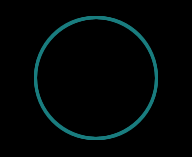
Frame 1 (no input)
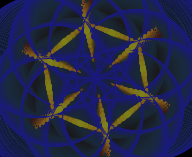
Frame 60 (the mouse pressed at the canvas centre just before this capture)
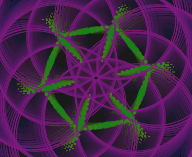
Frame 120 (the mouse held since frame 60 and released just before this capture)

The Processing sketch that drew these frames (run headless with seeded random() and noise(); from frame 60 on, the mouse is pressed at the canvas centre):

// Processing sketch: SacredJS
// ── SacredJS.pde
/*
 * Sagrada
 * #ProgramaLaPlaza
 * 
 * Soma Holiday
 * somaholiday@gmail.com
 * @somahol
 */

ArrayList<Emitter> emitters;

//int SIZE = 500;
int SIZE = 157;
// size of particles when created
int BIRTHSIZE = SIZE/30;
// how many frames a particle will last ( NOTE: high values of this can degrade performance... )
float LIFESPAN = SIZE*2/10;
// how frequently new particles are born (every x frames)
int FREQUENCY = 5;
// how many particle streams each emitter has
int NUM_STREAMS = 2;
int POINTS = 12;

int ELLIPSE_R = 121;

int HALF_POINTS_LU = POINTS/2;
float ANGLE_LU = TWO_PI/HALF_POINTS_LU;

void setup() {
  size(192, 157); 
  background(0); 
  frameRate(25);
  
  colorMode(HSB, 360, 100, 100);

  emitters = new ArrayList<Emitter>();
  float radius = width/4;
  float angle;
  float x;
  float y;

  for (int i=0; i < POINTS; i++) {
    angle = i*TWO_PI/POINTS;
    x = (cos(angle) * radius);
    y = (sin(angle) * radius);
    Emitter e = new Emitter(new PVector(x, y));
    e.rotation = angle*2;
    emitters.add(e);
  }
}

void draw() {
  pushStyle();
  fill(0, 0, 0, 5);
  noStroke();
  rect(-1, -1, width+1, height+1);
  popStyle();

  pushMatrix();
  translate(width/2, height/2);
  rotate(cos(radians(frameCount/3))*PI);

  float radius = sin(radians(frameCount*2)/2) * (width/4);
  float angle;
  float x;
  float y;

  pushStyle();

  // ELLIPSES 1
  fill(0, 0, 0, 2);
  stroke((frameCount + 180) % 360, 80, 50);
  for (int i=0; i < HALF_POINTS_LU; i++) {
    angle = i*ANGLE_LU;
    x = (cos(angle) * radius);
    y = (sin(angle) * radius);

    ellipse(x, y, ELLIPSE_R, ELLIPSE_R);
  }

  // EMITTERS
  for (Emitter e : emitters) {
    e.run();
  }

  // ELLIPSES 2
  noFill();
  stroke((frameCount + 180) % 360, 80, 50);
  for (int i=0; i < HALF_POINTS_LU; i++) {
    angle = i*ANGLE_LU + HALF_PI;
    x = (cos(angle) * radius*1.5);
    y = (sin(angle) * radius*1.5);

    ellipse(x, y, ELLIPSE_R, ELLIPSE_R);
  }
  popStyle();
  
  popMatrix();

//  fill(0, 0, 100);
//  text(frameRate, 0, 0);
}

/** PARTICLE **/

class Particle {
  PVector location;
  PVector velocity;
  color color_;
  float lifespan = LIFESPAN;
  float life;
  float birthsize = BIRTHSIZE;
  float size;

  Particle(PVector loc) {    
    this(loc, new PVector(random(-1, 1), random(-1, 1)));
  }

  Particle (PVector loc, PVector vel) {
    this(loc, vel, color(255));
  }

  Particle (PVector loc, PVector vel, color c) {
    location = loc.get();
    velocity = vel.get();
    color_ = c;
    life = lifespan;
    size = birthsize;
  }

  void run() {
    update();
    display();
  }

  void update() {
    location.add(velocity);
    size = (life/lifespan)*birthsize;
    life--;
  }

  void display() {
    float opacity = max(min(255, life), 0);
    pushStyle();
    stroke(color_);
    fill(color_);
    ellipse(location.x, location.y, size, size);
    popStyle();
  }

  boolean isDead() {
    return life < 0;
  }
}

/** EMITTER **/

class Emitter {
  ArrayList<Particle> particles;
  PVector origin;
  double rotation;

  double ANGLE_LU = TWO_PI/NUM_STREAMS;

  Emitter(PVector location) {
    particles = new ArrayList<Particle>();
    origin = location.get();
    rotation = 0;
  }

  void run() {
    //    update();
    if (frameCount % FREQUENCY == 0) {
      addParticles();
    }
    updateParticles();
  }

  void update() {
    //    rotation = PI*sin(radians(frameCount)*4);
  }

  void addParticles() {
    double angle;
    for (int i=0; i < NUM_STREAMS; i++) {
      angle = i*ANGLE_LU + rotation;
      float x = sin((float)angle);
      float y = cos((float)angle);
      particles.add(new Particle(origin, new PVector(x, y), color(frameCount % 360, 80, 50)));
    }
  }

  void updateParticles() {
    for (int i = particles.size()-1; i >= 0; i--) {
      Particle p = particles.get(i);
      p.run();
      if (p.isDead()) {
        particles.remove(i);
      }
    }
  }
}
